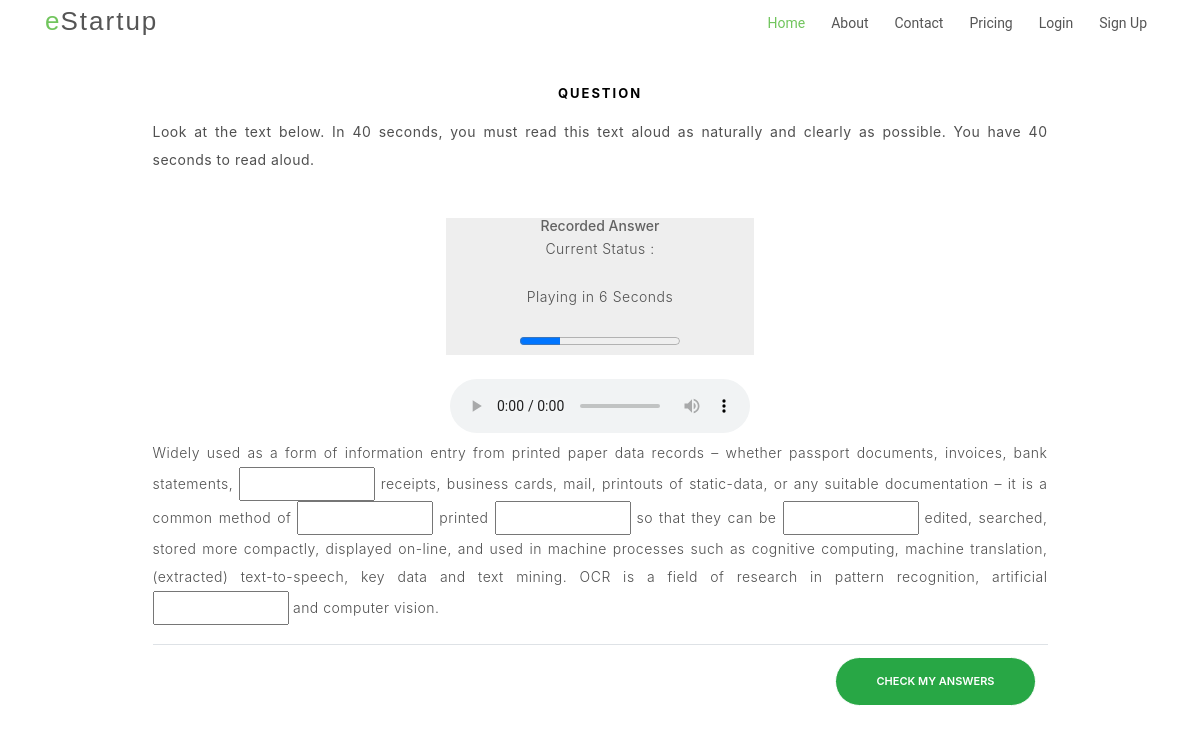
/modules/fill-in-blanks/, run on the app's committed database.
### modules/models.py (models this page shows)
class StatusAbstract(models.Model):
    active = models.BooleanField(default=False)
    free = models.BooleanField(default=True)
    class Meta:
        abstract = True

class FillInBlanks(StatusAbstract):
    paragraph = models.TextField(max_length=1000,blank=False)
    audio = models.FileField(upload_to='ptebooster/media/fill-in-blanks',blank=False)
    answers = models.CharField(max_length=300,blank=False)

### modules/views.py (the view)
# urls.py: path('fill-in-blanks/',FillInBlanksView.as_view()),
class FillInBlanksView(AbstractListView):
    model = FillInBlanks
    template_name = 'questions/fill-in-blanks.html'
    paginate_by = 1
    def get_queryset(self):
        queryset = super(FillInBlanksView, self).get_queryset()
        for item in queryset:
            answer_string = item.answers
            answer_list = answer_string.split(",")
            regex_words = re.compile('|'.join(map(re.escape,answer_list)))
            paragraph = regex_words.sub('XXXX',item.paragraph)
            item.paragraph = paragraph.split()
            item.answers = answer_list
        return queryset

### modules/views.py (called while the page is built)
    def get_queryset(self):
        qs = super().get_queryset()
        queryset = qs.filter(active=True)
        return queryset

### modules/templates/questions/fill-in-blanks.html (shortened to what this page needs)
{% extends "base.html" %}
{% block content %}
<section id="get-started" class="padd-section text-center">
<div class="container">
    <div class="container-fluid text-center">
        <div class="row content">
          <div class="col-sm-1 sidenav">
          </div>
          <div class="col-sm-10 text-center">
                {% for object in object_list %}
              <h4 class="card-title">Question</h4>
              <table class="table table-hover">
                  <thead>
                    <tr>
                     <p class="text-justify" ><strong> Look at the text below. In 40 seconds, you must read this text aloud as naturally and
                         clearly as possible. You have 40 seconds to read aloud. </strong></p>
                    </tr>
                  </thead>
                  <tbody>
                      <tr>
                          {% block timer %}
                          {% include "timer.html" %}
                          {% endblock %}
                      </tr>
                      {% if object.audio %}<tr><audio onloadeddata="var audioPlayer = this; setTimeout(function() { audioPlayer.play(); }, 8000)" id="audioContent" controls="false" controlsList="nodownload" ><source src="{{ object.audio.url }}" type="audio/mpeg"></audio></tr>{% endif %}
                    <tr><p id="replacewords" class="text-justify">
                        {% for word in object.paragraph %}
                        {% ifequal word "XXXX" %}<input size="10" name="answer"  class="userData" data-step='3'   spellcheck="false" value="" type="text"> {% else %}{{ word }}{% endifequal %}
                        {% endfor %}
                    </p></tr>
                    <tr>
                        {% endfor %}
                        <th scope="col" class="text-right"><button type="button" class="btn btn-success checkButton">Check my Answers</button></th>
                      </tr>
                  </tbody>
                </table>
          </div>
          <div class="col-sm-1 sidenav">
            </div>
          </div>
        </div>
      </div>
</section>
      {% endblock %}

### modules/templates/timer.html
<br>
<div class="row">
        <div class="col-sm-4"></div>
                  <div class="col-sm-4" style="background-color: #eee;">
                      <h5 class="text-center"> Recorded Answer </h5>
                      <p> Current Status :</p>
                      <p> Playing in <span id="countdowntimer">8 </span> Seconds</p>
                      <progress value="0" max="8" id="progressBar"></progress>
                  </div>
                  <div class="col-sm-4"></div></div>
                  <br>

### modules/static/css/style.css (style rules this page uses)
body { background-color: #fff; color: #333; }
h1, h2, h3, h4, h5, h6 { margin: 0; }
h4 { color: #000; font-size: 13px; font-weight: 700; letter-spacing: 2px; text-transform: uppercase; line-height: 2; }
h5 { color: #626262; font-size: 14px; font-weight: 500; }
p { color: #505050; font-size: 14px; font-weight: 300; letter-spacing: 0.5px; line-height: 2; margin-bottom: 20px; }
span { letter-spacing: 1px; }
.btn { border: 1px solid #fff; border-radius: 50px; color: #fff; font-size: 11px; font-weight: 600; padding: 15px 40px; text-transform: uppercase; -moz-transition: all 0.5s ease-in-out 0s; -ms-transition: all 0.5s ease-in-out 0s; -o-transition: all 0.5s ease-in-out 0s; -webkit-transition: all 0.5s ease-in-out 0s; transition: all 0.5s ease-in-out 0s; }
.padd-section { padding-bottom: 80px; padding-top: 80px; }
#get-started { display: inline-block; height: 100%; width: 100%; }

### data on the page
FillInBlanks: paragraph "Widely" "used" "as" "a" "form" "of" "information" "entry" "from" "printed" "paper" "data" "records" "–" "whether" "passport" "documents," "invoices," "bank" "statements," "receipts," "business" "cards," "mail," "printouts" "of" "static-data," "or" "any" "suitable" "documentation" "–" "it" "is" "a" "common" "method" "of" "printed" "so" "that" "they" "can" "be" "edited," "searched," "stored" "more" "compactly," "displayed" "on-line," "and" "used" "in" "machine" "processes" "such" "as" "cognitive" "computing," "machine" "translation," "(extracted)" "text-to-speech," "key" "data" "and" "text" "mining." "OCR" "is" "a" "field" "of" "research" "in" "pattern" "recognition," "artificial" "and" "computer" "vision."
